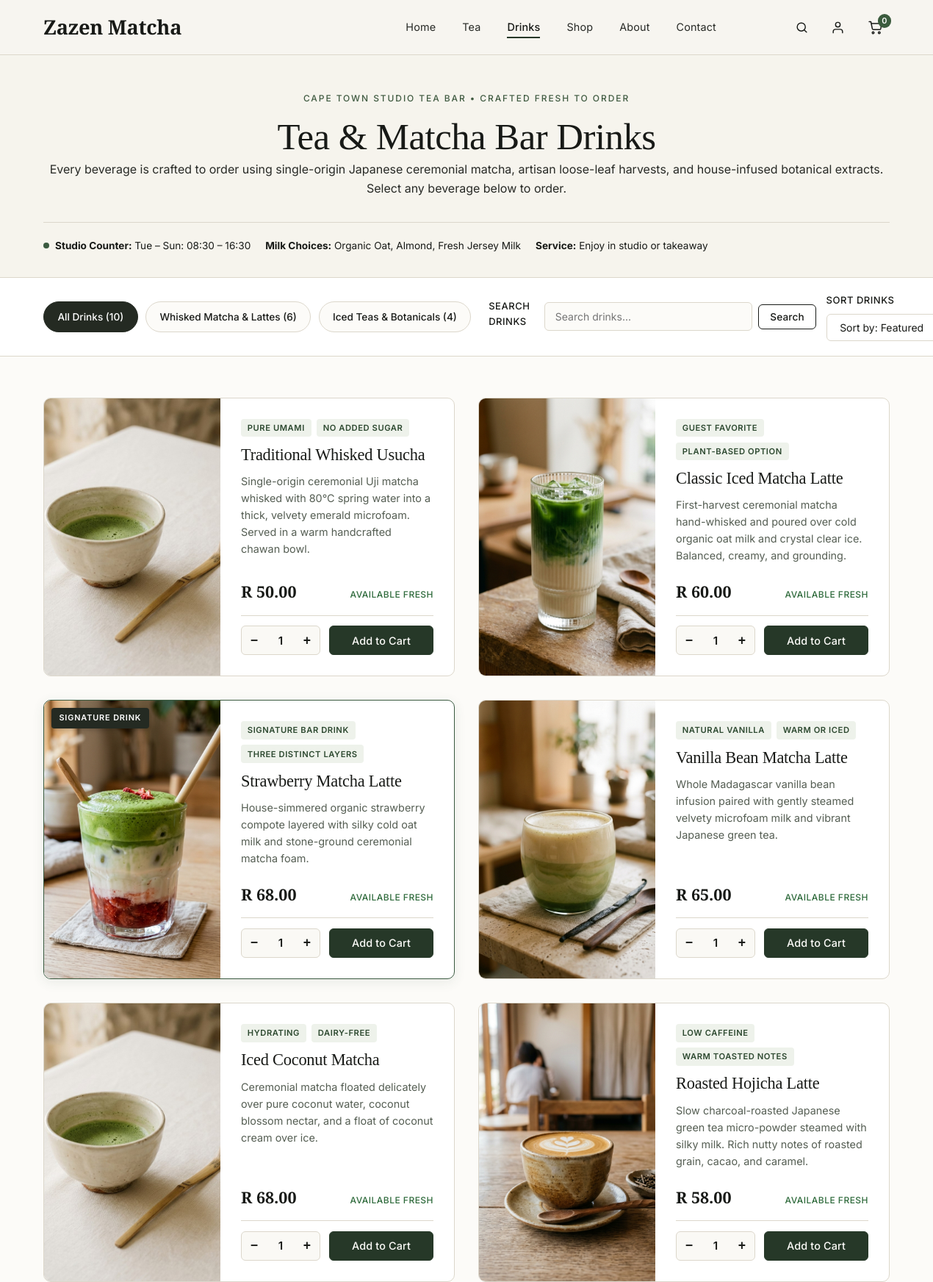
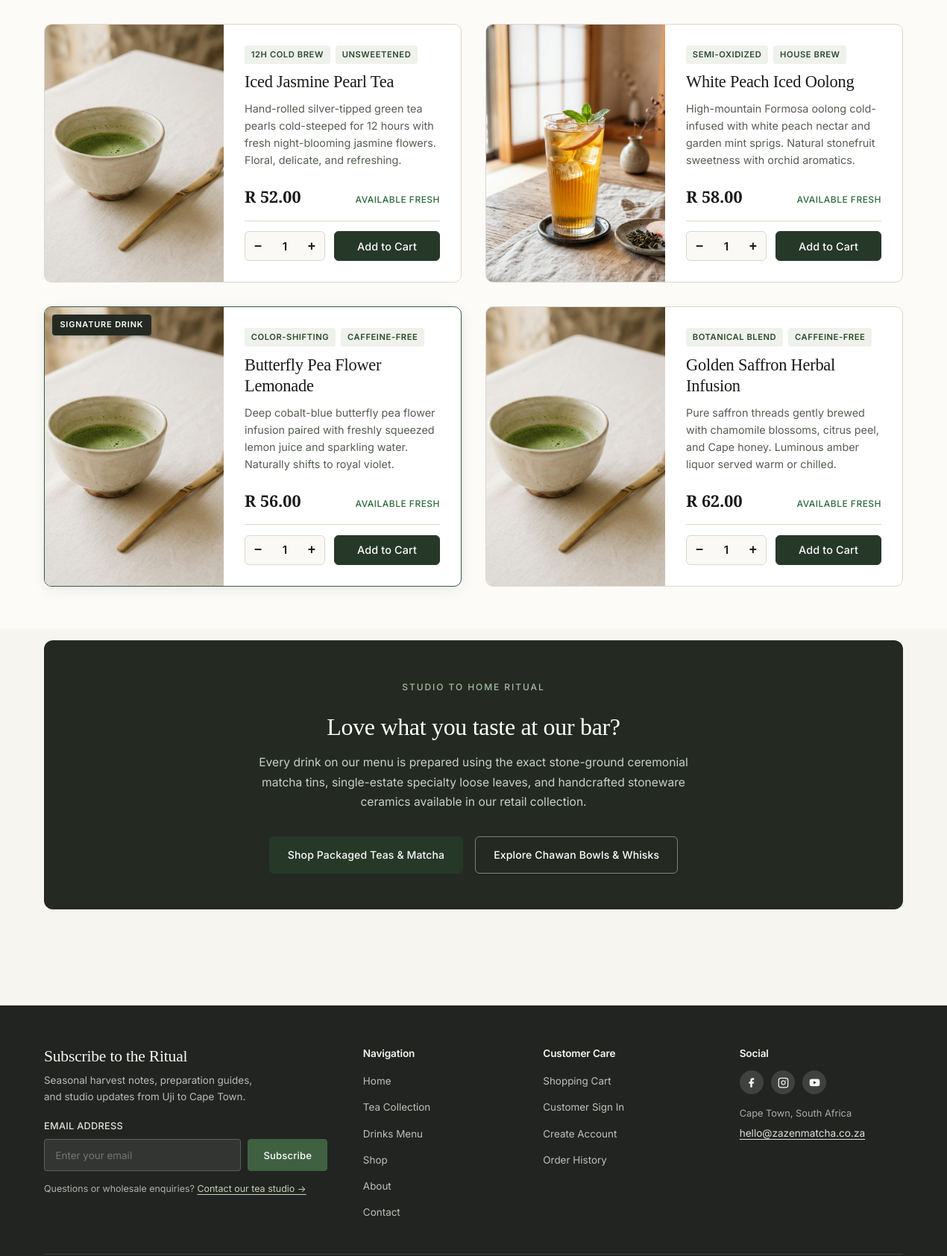
The page /customer/drinks.php?flight=all (upper part) on the database its author committed (2 pictures, top to bottom).
### tables this page shows
CREATE TABLE `products` (
    `product_id` INT UNSIGNED NOT NULL AUTO_INCREMENT,
    `category_id` INT UNSIGNED NOT NULL,
    `name` VARCHAR(150) NOT NULL,
    `description` TEXT DEFAULT NULL,
    `price` DECIMAL(10, 2) NOT NULL,
    `stock_quantity` INT NOT NULL DEFAULT 0,
    `image` VARCHAR(255) DEFAULT NULL,
    `status` ENUM('active', 'inactive') NOT NULL DEFAULT 'active',
    `created_at` TIMESTAMP NOT NULL DEFAULT CURRENT_TIMESTAMP,
    `updated_at` TIMESTAMP NOT NULL DEFAULT CURRENT_TIMESTAMP ON UPDATE CURRENT_TIMESTAMP,
    PRIMARY KEY (`product_id`),
    KEY `idx_products_category` (`category_id`),
    KEY `idx_products_status` (`status`),
    CONSTRAINT `fk_products_category`
        FOREIGN KEY (`category_id`)
        REFERENCES `categories` (`category_id`)
        ON DELETE RESTRICT
        ON UPDATE CASCADE
);

### includes/functions.php (called while the page is built, shortened)
<?php
function e($value): string
{
    return htmlspecialchars((string) ($value ?? ''), ENT_QUOTES | ENT_SUBSTITUTE, 'UTF-8');
}
function format_price($amount): string
{
    return 'R ' . number_format((float) $amount, 2, '.', ',');
}
function db_fetch_all(PDO $pdo, string $sql, array $params = []): array
{
    $stmt = $pdo->prepare($sql);
    $stmt->execute($params);
    return $stmt->fetchAll();
}
function site_url(string $path = ''): string
{
    $cleanPath = ltrim($path, '/');
    return BASE_URL . '/' . $cleanPath;
}
function product_image_url(?string $imageFilename): string
{
    $filename = basename(trim((string) $imageFilename));
    if ($filename !== '') {
        $filePath = dirname(__DIR__) . '/images/products/' . $filename;
        if (is_file($filePath)) {
            return site_url('images/products/' . $filename);
        }
    }
    return site_url('images/products/placeholder.jpg');
}

### customer/drinks.php (the view, shortened to what this page needs)
<?php
require_once dirname(__DIR__) . '/includes/db.php';
require_once dirname(__DIR__) . '/includes/functions.php';
$selectedFlight = isset($_GET['flight']) && in_array($_GET['flight'], ['all', 'matcha', 'iced'], true)
    ? (string) $_GET['flight']
    : 'all';
$searchTerm = '';
$sortOption = 'featured';
$allowedSorts = [
    'featured'   => 'p.product_id ASC',
    'price_asc'  => 'p.price ASC, p.product_id ASC',
    'price_desc' => 'p.price DESC, p.product_id ASC',
    'name_asc'   => 'p.name ASC, p.product_id ASC',
];
$orderBySql = $allowedSorts[$sortOption];
$whereClauses = ['p.status = :status', 'p.category_id = 5'];
$queryParams  = ['status' => 'active'];
$whereSql = implode(' AND ', $whereClauses);
$drinksSql = "
    SELECT
        p.product_id,
        p.category_id,
        p.name,
        p.description,
        p.price,
        p.stock_quantity,
        p.image,
        c.name AS category_name
    FROM products p
    INNER JOIN categories c ON p.category_id = c.category_id
    WHERE {$whereSql}
    ORDER BY {$orderBySql}
";
$allDrinks = db_fetch_all($pdo, $drinksSql, $queryParams);
$drinks = [];
foreach ($allDrinks as $drink) {
    $drinks[] = $drink;
}
$drinkBadges = [
    13 => ['Pure Umami', 'No Added Sugar'],
    14 => ['Guest Favorite', 'Plant-Based Option'],
    15 => ['Signature Bar Drink', 'Three Distinct Layers'],
    16 => ['Natural Vanilla', 'Warm or Iced'],
    17 => ['Hydrating', 'Dairy-Free'],
    18 => ['Low Caffeine', 'Warm Toasted Notes'],
    19 => ['12h Cold Brew', 'Unsweetened'],
    20 => ['Semi-Oxidized', 'House Brew'],
    21 => ['Color-Shifting', 'Caffeine-Free'],
    22 => ['Botanical Blend', 'Caffeine-Free'],
];
require_once dirname(__DIR__) . '/includes/header.php';
?>
<section class="section shop-hero drinks-hero" aria-labelledby="drinks-hero-heading">
    <div class="container">
        <div class="shop-hero-header">
            <span class="eyebrow">Cape Town Studio Tea Bar &bull; Crafted Fresh to Order</span>
            <h1 id="drinks-hero-heading" class="shop-hero-title">Tea &amp; Matcha Bar Drinks</h1>
            <p class="shop-hero-lead">
                Every beverage is crafted to order using single-origin Japanese ceremonial matcha,
                artisan loose-leaf harvests, and house-infused botanical extracts. Select any beverage below to order.
            </p>
        </div>
        <div class="drinks-studio-meta-bar" role="note">
            <div class="drinks-meta-pill">
                <span class="drinks-meta-dot" aria-hidden="true"></span>
                <span><strong>Studio Counter:</strong> Tue &ndash; Sun: 08:30 &ndash; 16:30</span>
            </div>
            <div class="drinks-meta-pill">
                <span><strong>Milk Choices:</strong> Organic Oat, Almond, Fresh Jersey Milk</span>
            </div>
            <div class="drinks-meta-pill">
                <span><strong>Service:</strong> Enjoy in studio or takeaway</span>
            </div>
        </div>
    </div>
</section>
<section class="drinks-toolbar-section">
    <div class="container">
        <div class="drinks-toolbar-layout">
            <nav class="drinks-filter-nav" aria-label="Drinks menu flights">
                <a href="<?php echo e(site_url('customer/drinks.php?flight=all' . ($searchTerm ? '&search=' . urlencode($searchTerm) : '') . ($sortOption !== 'featured' ? '&sort=' . urlencode($sortOption) : ''))); ?>"
                   class="drinks-filter-pill <?php echo $selectedFlight === 'all' ? 'is-active' : ''; ?>">
                    All Drinks (<?php echo count($allDrinks); ?>)
                </a>
                <a href="<?php echo e(site_url('customer/drinks.php?flight=matcha' . ($searchTerm ? '&search=' . urlencode($searchTerm) : '') . ($sortOption !== 'featured' ? '&sort=' . urlencode($sortOption) : ''))); ?>"
                   class="drinks-filter-pill <?php echo $selectedFlight === 'matcha' ? 'is-active' : ''; ?>">
                    Whisked Matcha &amp; Lattes (6)
                </a>
                <a href="<?php echo e(site_url('customer/drinks.php?flight=iced' . ($searchTerm ? '&search=' . urlencode($searchTerm) : '') . ($sortOption !== 'featured' ? '&sort=' . urlencode($sortOption) : ''))); ?>"
                   class="drinks-filter-pill <?php echo $selectedFlight === 'iced' ? 'is-active' : ''; ?>">
                    Iced Teas &amp; Botanicals (4)
                </a>
            </nav>
            <div class="drinks-controls-group">
                <form action="<?php echo e(site_url('customer/drinks.php')); ?>" method="get" class="drinks-search-form" role="search">
                    <label for="drinks-search-input" class="sr-only">Search drinks</label>
                    <input
                        type="search"
                        id="drinks-search-input"
                        name="search"
                        value="<?php echo e($searchTerm); ?>"
                        placeholder="Search drinks..."
                        class="drinks-search-input"
                    >
                    <button type="submit" class="btn btn-outline drinks-search-btn">
                        Search
                    </button>
                </form>
                <form action="<?php echo e(site_url('customer/drinks.php')); ?>" method="get" class="drinks-sort-form">
                    <label for="drinks-sort-select" class="sr-only">Sort drinks</label>
                    <select id="drinks-sort-select" name="sort" class="drinks-sort-select" onchange="this.form.submit()">
                        <option value="featured" <?php echo $sortOption === 'featured' ? 'selected' : ''; ?>>Sort by: Featured</option>
                    </select>
                </form>
            </div>
        </div>
    </div>
</section>
<main class="section drinks-grid-section" id="drinks-catalog" aria-label="Drinks catalogue">
    <div class="container">
        <?php if (!empty($drinks)): ?>
            <div class="drinks-cards-grid">
                <?php foreach ($drinks as $drink): ?>
                    <?php
                    $pid       = (int) $drink['product_id'];
                    $name      = $drink['name'];
                    $price     = (float) $drink['price'];
                    $stock     = (int) $drink['stock_quantity'];
                    $inStock   = ($stock > 0);
                    $imageUrl  = product_image_url($drink['image']);
                    $detailUrl = site_url('customer/product.php?id=' . $pid);
                    $badges    = $drinkBadges[$pid] ?? ['Artisan Preparation'];
                    $isSig     = ($pid === 15 || $pid === 21);
                    ?>
                    <article class="drink-card <?php echo $isSig ? 'drink-card-signature' : ''; ?>" id="drink-<?php echo $pid; ?>">
                        <a href="<?php echo e($detailUrl); ?>" class="drink-card-media" aria-label="View details for <?php echo e($name); ?>">
                            <img
                                src="<?php echo e($imageUrl); ?>"
                                alt="<?php echo e($name); ?>"
                                width="600"
                                height="600"
                                loading="lazy"
                            >
                            <?php if ($isSig): ?>
                                <span class="drink-card-ribbon">Signature Drink</span>
                            <?php endif; ?>
                        </a>
                        <div class="drink-card-body">
                            <div class="drink-card-badges">
                                <?php foreach ($badges as $badge): ?>
                                    <span class="drink-badge-pill"><?php echo e($badge); ?></span>
                                <?php endforeach; ?>
                            </div>
                            <h2 class="drink-card-title">
                                <a href="<?php echo e($detailUrl); ?>">
                                    <?php echo e($name); ?>
                                </a>
                            </h2>
                            <p class="drink-card-desc">
                                <?php echo e($drink['description']); ?>
                            </p>
                            <div class="drink-card-price-row">
                                <span class="drink-card-price"><?php echo e(format_price($price)); ?></span>
                                <span class="drink-stock-label <?php echo $inStock ? 'in-stock' : 'out-of-stock'; ?>">
                                    <?php echo $inStock ? 'Available Fresh' : 'Currently Unavailable'; ?>
                                </span>
                            </div>
                            <div class="drink-card-actions">
                                <?php if ($inStock): ?>
                                    <form action="<?php echo e(site_url('customer/cart.php')); ?>" method="post" class="drink-add-form">
                                        <div class="drink-qty-row">
                                            <div class="drink-stepper">
                                                <button type="button" class="btn-step-minus" aria-label="Decrease quantity">&minus;</button>
                                                <input
                                                    type="number"
                                                    name="quantity"
                                                    value="1"
                                                    min="1"
                                                    max="<?php echo min(10, $stock); ?>"
                                                    class="drink-qty-field"
                                                    aria-label="Quantity for <?php echo e($name); ?>"
                                                >
                                                <button type="button" class="btn-step-plus" aria-label="Increase quantity">&plus;</button>
                                            </div>
                                            <button type="submit" class="btn btn-primary btn-drink-add">
                                                Add to Cart
                                            </button>
                                        </div>
                                    </form>
                                <?php else: ?>
                                    <button type="button" class="btn btn-outline btn-drink-disabled" disabled>
                                        Sold Out
                                    </button>
                                <?php endif; ?>
                            </div>
                        </div>
                    </article>
                <?php endforeach; ?>
            </div>
        <?php endif; ?>
    </div>
</main>
<section class="section drinks-retail-bridge-section">
    <div class="container">
        <div class="drinks-bridge-card">
            <div class="drinks-bridge-content">
                <span class="eyebrow">Studio to Home Ritual</span>
                <h2 class="drinks-bridge-title">Love what you taste at our bar?</h2>
                <p class="drinks-bridge-text">
                    Every drink on our menu is prepared using the exact stone-ground ceremonial matcha tins,
                    single-estate specialty loose leaves, and handcrafted stoneware ceramics available in our retail collection.
                </p>
                <div class="drinks-bridge-actions">
                    <a href="<?php echo e(site_url('customer/tea.php')); ?>" class="btn btn-primary">
                        Shop Packaged Teas &amp; Matcha
                    </a>
                    <a href="<?php echo e(site_url('customer/products.php?category=2')); ?>" class="btn btn-outline">
                        Explore Chawan Bowls &amp; Whisks
                    </a>
                </div>
            </div>
        </div>
    </div>
</section>
<?php require_once dirname(__DIR__) . '/includes/footer.php'; ?>

### rows shown on the page
products: product_id "PURE UMAMI", product_id "NO ADDED SUGAR", name "Traditional Whisked Usucha", description "Single-origin ceremonial Uji matcha whisked with 80°C spring water into a thick, velvety emerald microfoam. Served in a warm handcrafted chawan bowl.", price "R 50.00", shows "AVAILABLE FRESH", quantity "1"
products: image (picture), product_id "GUEST FAVORITE", product_id "PLANT-BASED OPTION", name "Classic Iced Matcha Latte", description "First-harvest ceremonial matcha hand-whisked and poured over cold organic oat milk and crystal clear ice. Balanced, creamy, and grounding.", price "R 60.00", shows "AVAILABLE FRESH", quantity "1"
products: image (picture), shows "SIGNATURE DRINK", product_id "SIGNATURE BAR DRINK", product_id "THREE DISTINCT LAYERS", name "Strawberry Matcha Latte", description "House-simmered organic strawberry compote layered with silky cold oat milk and stone-ground ceremonial matcha foam.", price "R 68.00", shows "AVAILABLE FRESH", quantity "1"
products: image (picture), product_id "NATURAL VANILLA", product_id "WARM OR ICED", name "Vanilla Bean Matcha Latte", description "Whole Madagascar vanilla bean infusion paired with gently steamed velvety microfoam milk and vibrant Japanese green tea.", price "R 65.00", shows "AVAILABLE FRESH", quantity "1"
products: product_id "HYDRATING", product_id "DAIRY-FREE", name "Iced Coconut Matcha", description "Ceremonial matcha floated delicately over pure coconut water, coconut blossom nectar, and a float of coconut cream over ice.", price "R 68.00", shows "AVAILABLE FRESH", quantity "1"
products: image (picture), product_id "LOW CAFFEINE", product_id "WARM TOASTED NOTES", name "Roasted Hojicha Latte", description "Slow charcoal-roasted Japanese green tea micro-powder steamed with silky milk. Rich nutty notes of roasted grain, cacao, and caramel.", price "R 58.00", shows "AVAILABLE FRESH", quantity "1"
products: product_id "12H COLD BREW", product_id "UNSWEETENED", name "Iced Jasmine Pearl Tea", description "Hand-rolled silver-tipped green tea pearls cold-steeped for 12 hours with fresh night-blooming jasmine flowers. Floral, delicate, and refreshing.", price "R 52.00", shows "AVAILABLE FRESH", quantity "1"
products: image (picture), product_id "SEMI-OXIDIZED", product_id "HOUSE BREW", name "White Peach Iced Oolong", description "High-mountain Formosa oolong cold-infused with white peach nectar and garden mint sprigs. Natural stonefruit sweetness with orchid aromatics.", price "R 58.00", shows "AVAILABLE FRESH", quantity "1"
products: shows "SIGNATURE DRINK", product_id "COLOR-SHIFTING", product_id "CAFFEINE-FREE", name "Butterfly Pea Flower Lemonade", description "Deep cobalt-blue butterfly pea flower infusion paired with freshly squeezed lemon juice and sparkling water. Naturally shifts to royal violet.", price "R 56.00", shows "AVAILABLE FRESH", quantity "1"
products: product_id "BOTANICAL BLEND", product_id "CAFFEINE-FREE", name "Golden Saffron Herbal Infusion", description "Pure saffron threads gently brewed with chamomile blossoms, citrus peel, and Cape honey. Luminous amber liquor served warm or chilled.", price "R 62.00", shows "AVAILABLE FRESH", quantity "1"

### other values the page prints
$cartItemCount "0"
count($allDrinks) "10"
